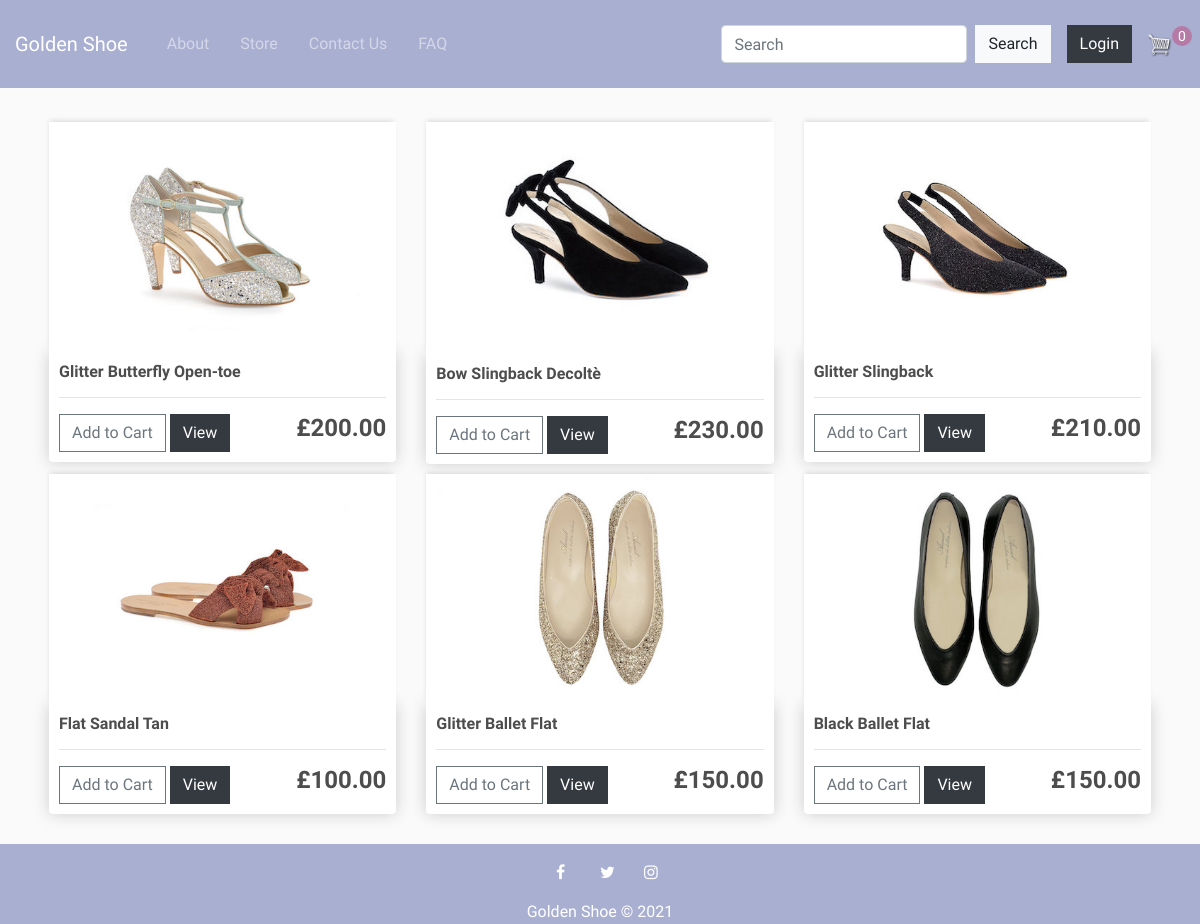
/store/, run on the app's committed database.
### store/models.py (models this page shows, shortened)
class Product(models.Model):
    name = models.CharField(max_length=200, null=True)
    price = models.FloatField()
    digital = models.BooleanField(default=False, null=True, blank=False)
    image = models.ImageField(null=True, blank=True)

### store/views.py (the view)
# urls.py: path('', include('store.urls')),
def store(request):
    if request.user.is_authenticated:
        customer = request.user.customer
        order, created = Order.objects.get_or_create(customer=customer, complete=False)
        items = order.orderitem_set.all()
        cartItems = order.get_cart_items
    else:
        items = []
        order = {'get_cart_total': 0, 'get_cart_items': 0}
        cartItems = order['get_cart_items']
    products = Product.objects.all()
    context = {'products': products, 'cartItems': cartItems}
    return render(request, 'store/store.html', context)

### store/templates/store/store.html
{% extends 'store/main.html' %}
{% load static %}
{% block content %}
<div class="row">
	{% for product in products %}
	<div class="col-lg-4">
		<img class="thumbnail" src="{{product.image.url}}">
		<div class="box-element product">
			<h6><strong>{{product.name}}</strong></h6>
			<hr>
			<button data-product={{product.id}} data-action="add" class="btn btn-outline-secondary add-btn update-cart">Add to Cart</button>
			<a class="btn btn-dark" href="{% url 'item' product.id %}">View</a>
			<h4 style="display: inline-block; float: right"><strong>£{{product.price|floatformat:2}}</strong></h4>
		</div>
	</div>
	{% endfor %}
</div>
{% endblock content %}

### static/css/main.css (style rules this page uses)
body { background-color: hsl(0, 0%, 98%); font-family: 'Gilda Display', serif; }
h1,h2,h3,h4,h5,h6 { color:hsl(0, 0%, 30%); }
.box-element { box-shadow:hsl(0, 0%, 80%) 0 0 16px; background-color: #fff; border-radius: 4px; padding: 10px; }
.thumbnail { width: 100%; height: auto; -webkit-box-shadow: -1px -3px 5px -2px rgba(214,214,214,1); -moz-box-shadow: -1px -3px 5px -2px rgba(214,214,214,1); box-shadow: -1px -3px 5px -2px rgba(214,214,214,1); }
.product { border-radius: 0 0 4px 4px; }
.col-lg-4, .col-lg-6, .col-lg-8, .col-lg-12 { margin-top: 10px; }
.btn { border-radius: 0; }
.row { display: flex; flex-wrap: wrap; padding: 0 4px; }

### data on the page
Product: image (picture), name "Glitter Butterfly Open-toe", price "200.00"
Product: image (picture), name "Bow Slingback Decoltè", price "230.00"
Product: image (picture), name "Glitter Slingback", price "210.00"
Product: image (picture), name "Flat Sandal Tan", price "100.00"
Product: image (picture), name "Glitter Ballet Flat", price "150.00"
Product: image (picture), name "Black Ballet Flat", price "150.00"

### other printed values
{{ cartItems }} "0"
